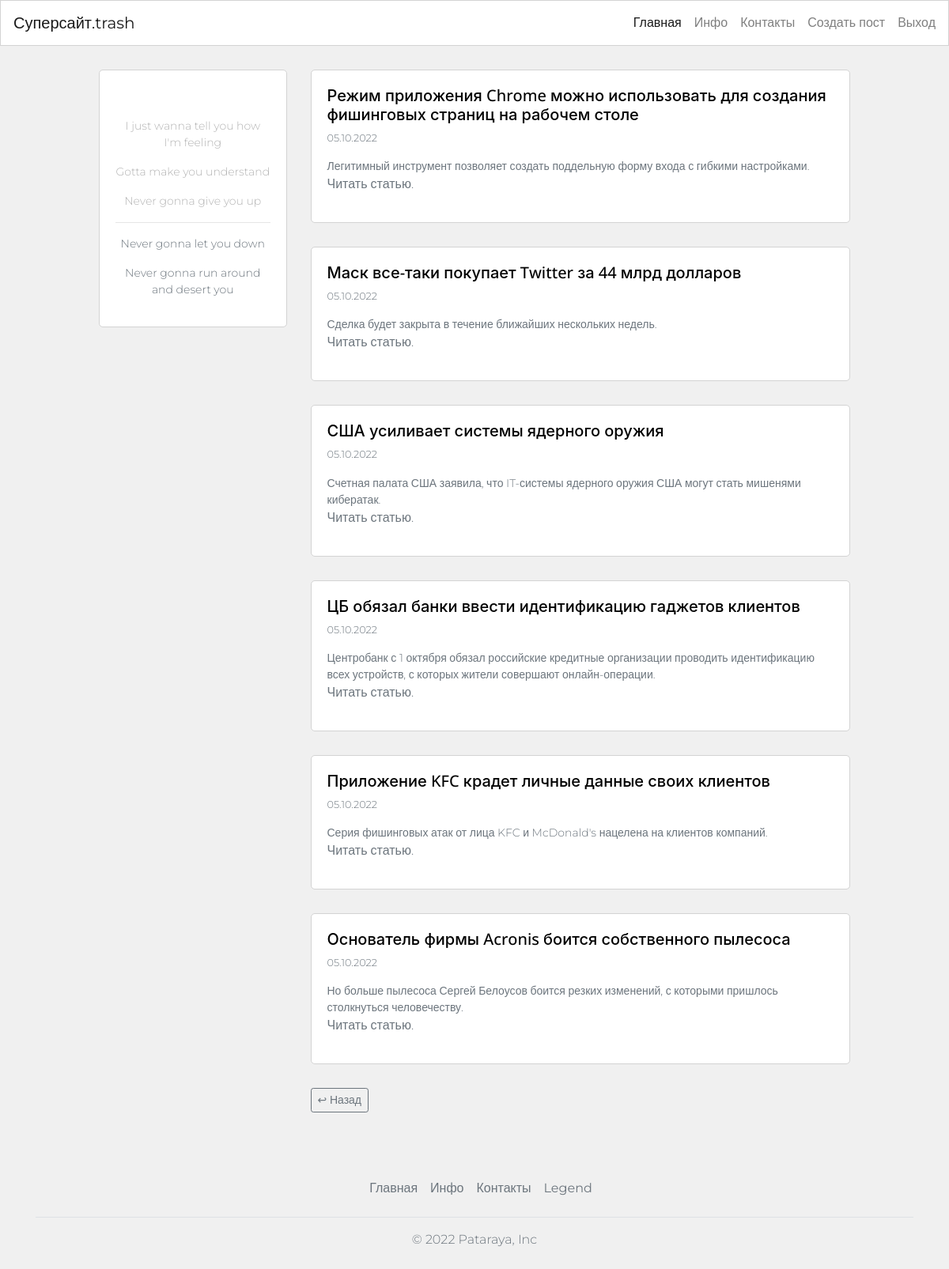
Page /?page=2 (signed in) on the committed database.
### blog/models.py (models this page shows, shortened)
class Post(db.Model):
    id = db.Column(db.Integer, primary_key=True)
    user_id = db.Column(db.Integer, db.ForeignKey("user.id"), nullable=False)
    created_at = db.Column(db.DateTime, default=datetime.now)
    title = db.Column(db.String(120), nullable=False)
    slug = db.Column(db.String(250))
    description = db.Column(db.String(240))
    body = db.Column(db.Text(), nullable=False)
    image = db.Column(db.String(120))

### blog/routes.py (the view)
@app.route("/")
def homepage():
    page_number = request.args.get("page", 1, type=int)
    posts = Post.query.order_by(Post.created_at.desc()).paginate(page_number, 6, True)
    if posts.has_next:
        next_page = url_for("homepage", page=posts.next_num)
    else:
        next_page = None
    if posts.has_prev:
        previous_page = url_for("homepage", page=posts.prev_num)
    else:
        previous_page = None
    return render_template(
        "homepage.html",
        posts=posts,
        current_page=page_number,
        next_page=next_page,
        previous_page=previous_page,
    )

### blog/models.py (called while the page is built)
@login_manager.user_loader
def load_user(id):
    return User.query.get(int(id))

### blog/templates/homepage.html (shortened to what this page needs)
{% extends 'base.html' %}
{% block content %}
<div class="container content-container">
    <div class="row no-gutters">
        <div class="col-md-9 order-md-2">
            {% for post in posts.items %}
            <div class="single-post-home">
                <h5>
                    <a class="custom-link" href="{{ url_for('post_detail', post_slug=post.slug) }}">
                        {{ post.title }}
                    </a>
                </h5>
                <p class="p-small-two text-muted">
                    {{ post.created_at.strftime('%d.%m.%Y') }}
                </p>
                {% if post.description %}
                <p class="p-small-one text-muted mb-0">
                    {{ post.description }}
                    <a class="read-more" href="{{ url_for('post_detail', post_slug=post.slug) }}"><p>Читать статью.</p></a>
                </p>
                {% endif %}
            </div>
            {% endfor %}
            <div class="pagination-block">
                {% if previous_page %}
                {% if current_page == 2 %}
                <a class="btn btn-sm btn-outline-secondary" href="/">↩ Назад</a>
                {% else %}
                <a class="btn btn-sm btn-outline-secondary" href="{{ previous_page }}">↩ Назад</a>
                {% endif %}
                {% endif %}
            </div>
        </div>
        <div class="col-md-3 order-md-1">
            {% include 'about_me_snippet.html' %}
        </div>
    </div>
</div>
{% endblock %}

### blog/static/css/style.css (style rules this page uses)
body { font-family: "Open Sans", -apple-system, BlinkMacSystemFont, "Segoe UI", Roboto, "Helvetica Neue", Arial, "Noto Sans", sans-serif, "Apple Color Emoji", "Segoe UI Emoji", "Segoe UI Symbol", "Noto Color Emoji"; background-color: #fff; height: 200vh; position: relative; }
body:before { content: ""; position: absolute; top: 0; left: 0; right: 0; bottom: 0; background: rgba(0, 0, 0, 0.5); -webkit-transition: .3s all ease; -o-transition: .3s all ease; transition: .3s all ease; opacity: 0; visibility: hidden; z-index: 1; }
p { color: #b3b3b3; font-weight: 300; }
h1, h2, h3, h4, h5, h6, .h1, .h2, .h3, .h4, .h5, .h6 { font-family: "Open Sans", -apple-system, BlinkMacSystemFont, "Segoe UI", Roboto, "Helvetica Neue", Arial, "Noto Sans", sans-serif, "Apple Color Emoji", "Segoe UI Emoji", "Segoe UI Symbol", "Noto Color Emoji"; }
a { -webkit-transition: .3s all ease; -o-transition: .3s all ease; transition: .3s all ease; }
a, a:hover { text-decoration: none !important; }

### blog/static/blog.css (style rules this page uses)
html, body { font-family: 'Montserrat', sans-serif; background-color: #f0f0f0; }
.content-container { max-width: 950px; margin-top: 30px; margin-bottom: 30px; padding: 0px; }
.pagination-block { margin-bottom: 30px; }
.single-post-home { background-color: #fff; border: 1px solid #d3d3d3; border-radius: 5px; padding: 20px; margin-bottom: 30px; }
.p-small-one { font-size: 0.875rem; }
.p-small-two { font-size: 0.800rem; }
.custom-link { color: #000; }
.read-more { color: #6c757d; text-decoration: underline; }
@media (min-width: 768px) { .single-post-home { margin-left: 30px; } }
@media (min-width: 768px) { .pagination-block { margin-left: 30px; } }

### rows in the picture
Post: title "Режим приложения Chrome можно использовать для создания фишинговых страниц на рабочем столе", created_at "05.10.2022", description "Легитимный инструмент позволяет создать поддельную форму входа с гибкими настройками."
Post: title "Маск все-таки покупает Twitter за 44 млрд долларов", created_at "05.10.2022", description "Сделка будет закрыта в течение ближайших нескольких недель."
Post: title "США усиливает системы ядерного оружия", created_at "05.10.2022", description "Счетная палата США заявила, что IT-системы ядерного оружия США могут стать мишенями кибератак."
Post: title "ЦБ обязал банки ввести идентификацию гаджетов клиентов", created_at "05.10.2022", description "Центробанк с 1 октября обязал российские кредитные организации проводить идентификацию всех устройств, с которых жители совершают онлайн-операции."
Post: title "Приложение KFC крадет личные данные своих клиентов", created_at "05.10.2022", description "Серия фишинговых атак от лица KFC и McDonald's нацелена на клиентов компаний."
Post: title "Основатель фирмы Acronis боится собственного пылесоса", created_at "05.10.2022", description "Но больше пылесоса Сергей Белоусов боится резких изменений, с которыми пришлось столкнуться человечеству."
